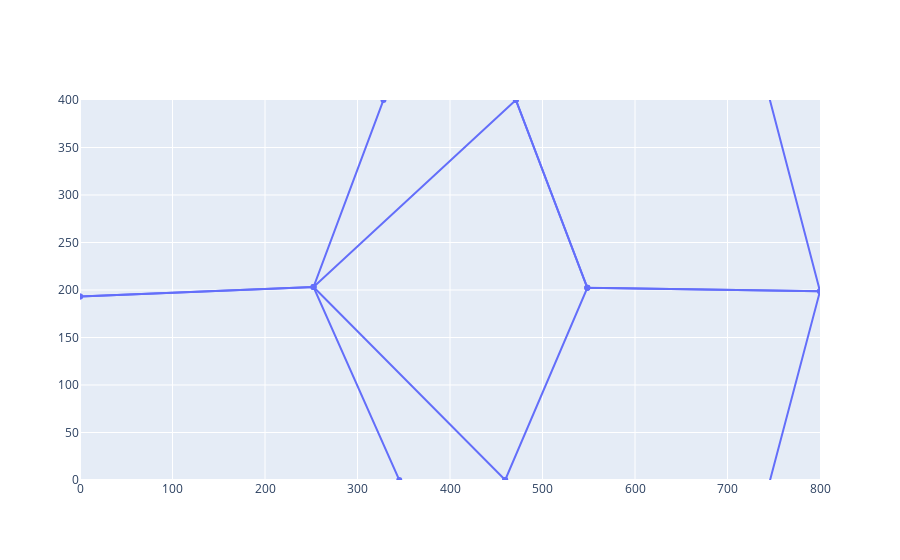

The notebook cell saved with this chart:
### Code cell
x_polygs, y_polygs = form_x_y_polygons(cropped_polygons, range_x, range_y)

fig = go.Figure(go.Scatter(x=x_polygs, y=y_polygs, mode='lines+markers'))
fig.update_layout(yaxis_range=[0, INPUT_HEIGHT], xaxis_range=[0, INPUT_WIDTH])
fig.show()

### Figure 1 — Plotly figure (JSON) as saved in the notebook; plotly's stock layout.template omitted (floating-point values rounded to 4 significant figures)
{"data": [{"mode": "lines+markers", "type": "scatter", "x": [471.2, 548.5, 800, 394.1, null, 406.5, 345.2, 252.5, 0, null, 406.5, 800, 548.5, 459.7, null, 0, 252.5, 328.1, 394.1, null, 459.7, 252.5, 471.2, 548.5, null], "y": [400, 202.3, 198.7, 1707.0, null, -1250.0, 0, 203.2, 193.0, null, -1250.0, 198.7, 202.3, 0, null, 193.0, 203.2, 400.0, 1707.0, null, 0, 203.2, 400, 202.3, null]}], "layout": {"xaxis": {"range": [0, 800]}, "yaxis": {"range": [0, 400]}}}
